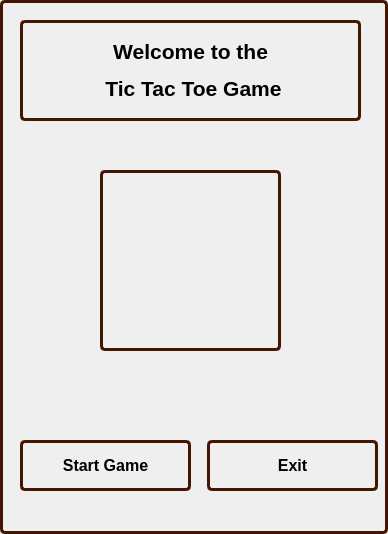
<?xml version="1.0" encoding="UTF-8"?>
<ui version="4.0">
 <class>MainWindow</class>
 <widget class="QDialog" name="MainWindow">
  <property name="geometry">
   <rect>
    <x>0</x>
    <y>0</y>
    <width>388</width>
    <height>534</height>
   </rect>
  </property>
  <property name="windowTitle">
   <string>Dialog</string>
  </property>
  <property name="windowIcon">
   <iconset resource="resources.qrc">
    <normaloff>:/resources/resources/tic-tac-toe (1).png</normaloff>:/resources/resources/tic-tac-toe (1).png</iconset>
  </property>
  <property name="styleSheet">
   <string notr="true">background-image: url(:/resources/resources/back.png);
border-radius: 5px;
border: 3px solid #441501;</string>
  </property>
  <widget class="QPushButton" name="start">
   <property name="geometry">
    <rect>
     <x>20</x>
     <y>440</y>
     <width>171</width>
     <height>51</height>
    </rect>
   </property>
   <property name="palette">
    <palette>
     <active>
      <colorrole role="Button">
       <brush brushstyle="SolidPattern">
        <color alpha="255">
         <red>255</red>
         <green>255</green>
         <blue>255</blue>
        </color>
       </brush>
      </colorrole>
      <colorrole role="Base">
       <brush brushstyle="SolidPattern">
        <color alpha="255">
         <red>255</red>
         <green>255</green>
         <blue>255</blue>
        </color>
       </brush>
      </colorrole>
      <colorrole role="Window">
       <brush brushstyle="SolidPattern">
        <color alpha="255">
         <red>255</red>
         <green>255</green>
         <blue>255</blue>
        </color>
       </brush>
      </colorrole>
     </active>
     <inactive>
      <colorrole role="Button">
       <brush brushstyle="SolidPattern">
        <color alpha="255">
         <red>255</red>
         <green>255</green>
         <blue>255</blue>
        </color>
       </brush>
      </colorrole>
      <colorrole role="Base">
       <brush brushstyle="SolidPattern">
        <color alpha="255">
         <red>255</red>
         <green>255</green>
         <blue>255</blue>
        </color>
       </brush>
      </colorrole>
      <colorrole role="Window">
       <brush brushstyle="SolidPattern">
        <color alpha="255">
         <red>255</red>
         <green>255</green>
         <blue>255</blue>
        </color>
       </brush>
      </colorrole>
     </inactive>
     <disabled>
      <colorrole role="Button">
       <brush brushstyle="SolidPattern">
        <color alpha="255">
         <red>255</red>
         <green>255</green>
         <blue>255</blue>
        </color>
       </brush>
      </colorrole>
      <colorrole role="Base">
       <brush brushstyle="SolidPattern">
        <color alpha="255">
         <red>255</red>
         <green>255</green>
         <blue>255</blue>
        </color>
       </brush>
      </colorrole>
      <colorrole role="Window">
       <brush brushstyle="SolidPattern">
        <color alpha="255">
         <red>255</red>
         <green>255</green>
         <blue>255</blue>
        </color>
       </brush>
      </colorrole>
     </disabled>
    </palette>
   </property>
   <property name="font">
    <font>
     <family>Tahoma</family>
     <pointsize>12</pointsize>
     <weight>75</weight>
     <bold>true</bold>
    </font>
   </property>
   <property name="styleSheet">
    <string notr="true">background-image: url(:/resources/resources/button.png);</string>
   </property>
   <property name="text">
    <string>Start Game</string>
   </property>
   <property name="icon">
    <iconset resource="resources.qrc">
     <normaloff>:/resources/resources/playButton.png</normaloff>:/resources/resources/playButton.png</iconset>
   </property>
   <property name="iconSize">
    <size>
     <width>40</width>
     <height>40</height>
    </size>
   </property>
  </widget>
  <widget class="QPushButton" name="exit">
   <property name="geometry">
    <rect>
     <x>207</x>
     <y>440</y>
     <width>171</width>
     <height>51</height>
    </rect>
   </property>
   <property name="palette">
    <palette>
     <active>
      <colorrole role="WindowText">
       <brush brushstyle="SolidPattern">
        <color alpha="255">
         <red>0</red>
         <green>170</green>
         <blue>0</blue>
        </color>
       </brush>
      </colorrole>
      <colorrole role="Button">
       <brush brushstyle="SolidPattern">
        <color alpha="255">
         <red>255</red>
         <green>255</green>
         <blue>255</blue>
        </color>
       </brush>
      </colorrole>
      <colorrole role="Base">
       <brush brushstyle="SolidPattern">
        <color alpha="255">
         <red>255</red>
         <green>255</green>
         <blue>255</blue>
        </color>
       </brush>
      </colorrole>
      <colorrole role="Window">
       <brush brushstyle="SolidPattern">
        <color alpha="255">
         <red>255</red>
         <green>255</green>
         <blue>255</blue>
        </color>
       </brush>
      </colorrole>
     </active>
     <inactive>
      <colorrole role="WindowText">
       <brush brushstyle="SolidPattern">
        <color alpha="255">
         <red>0</red>
         <green>170</green>
         <blue>0</blue>
        </color>
       </brush>
      </colorrole>
      <colorrole role="Button">
       <brush brushstyle="SolidPattern">
        <color alpha="255">
         <red>255</red>
         <green>255</green>
         <blue>255</blue>
        </color>
       </brush>
      </colorrole>
      <colorrole role="Base">
       <brush brushstyle="SolidPattern">
        <color alpha="255">
         <red>255</red>
         <green>255</green>
         <blue>255</blue>
        </color>
       </brush>
      </colorrole>
      <colorrole role="Window">
       <brush brushstyle="SolidPattern">
        <color alpha="255">
         <red>255</red>
         <green>255</green>
         <blue>255</blue>
        </color>
       </brush>
      </colorrole>
     </inactive>
     <disabled>
      <colorrole role="WindowText">
       <brush brushstyle="SolidPattern">
        <color alpha="255">
         <red>120</red>
         <green>120</green>
         <blue>120</blue>
        </color>
       </brush>
      </colorrole>
      <colorrole role="Button">
       <brush brushstyle="SolidPattern">
        <color alpha="255">
         <red>255</red>
         <green>255</green>
         <blue>255</blue>
        </color>
       </brush>
      </colorrole>
      <colorrole role="Base">
       <brush brushstyle="SolidPattern">
        <color alpha="255">
         <red>255</red>
         <green>255</green>
         <blue>255</blue>
        </color>
       </brush>
      </colorrole>
      <colorrole role="Window">
       <brush brushstyle="SolidPattern">
        <color alpha="255">
         <red>255</red>
         <green>255</green>
         <blue>255</blue>
        </color>
       </brush>
      </colorrole>
     </disabled>
    </palette>
   </property>
   <property name="font">
    <font>
     <family>Tahoma</family>
     <pointsize>12</pointsize>
     <weight>75</weight>
     <bold>true</bold>
    </font>
   </property>
   <property name="styleSheet">
    <string notr="true">background-image: url(:/resources/resources/button.png);</string>
   </property>
   <property name="text">
    <string>Exit</string>
   </property>
   <property name="icon">
    <iconset resource="resources.qrc">
     <normaloff>:/resources/resources/exit.png</normaloff>:/resources/resources/exit.png</iconset>
   </property>
   <property name="iconSize">
    <size>
     <width>40</width>
     <height>40</height>
    </size>
   </property>
  </widget>
  <widget class="QLabel" name="label">
   <property name="geometry">
    <rect>
     <x>20</x>
     <y>20</y>
     <width>341</width>
     <height>101</height>
    </rect>
   </property>
   <property name="font">
    <font>
     <family>Tahoma</family>
     <pointsize>16</pointsize>
     <weight>75</weight>
     <bold>true</bold>
    </font>
   </property>
   <property name="styleSheet">
    <string notr="true">background-image: url(:/resources/resources/button.png);</string>
   </property>
   <property name="text">
    <string>&lt;html&gt;&lt;head/&gt;&lt;body&gt;&lt;p align=&quot;center&quot;&gt;Welcome to the &lt;/p&gt;&lt;p align=&quot;center&quot;&gt;Tic Tac Toe Game&lt;/p&gt;&lt;/body&gt;&lt;/html&gt;</string>
   </property>
  </widget>
  <widget class="QPushButton" name="pushButton">
   <property name="geometry">
    <rect>
     <x>100</x>
     <y>170</y>
     <width>181</width>
     <height>181</height>
    </rect>
   </property>
   <property name="styleSheet">
    <string notr="true">background-image: url(:/resources/resources/button.png);</string>
   </property>
   <property name="text">
    <string/>
   </property>
   <property name="icon">
    <iconset resource="resources.qrc">
     <normaloff>:/resources/resources/logo1.png</normaloff>:/resources/resources/logo1.png</iconset>
   </property>
   <property name="iconSize">
    <size>
     <width>170</width>
     <height>170</height>
    </size>
   </property>
  </widget>
 </widget>
 <resources>
  <include location="resources.qrc"/>
 </resources>
 <connections/>
</ui>
